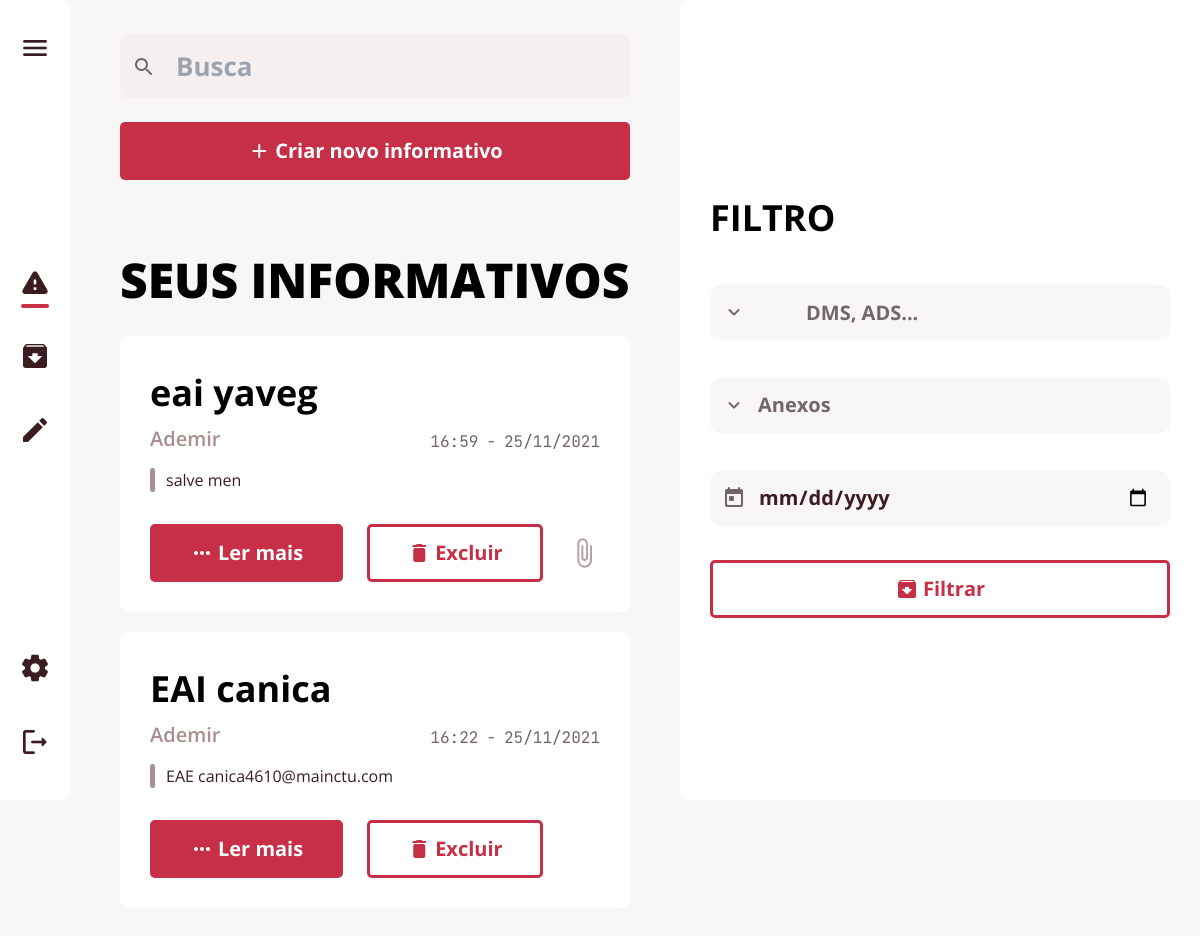
The app's page /editar (signed in), older data.
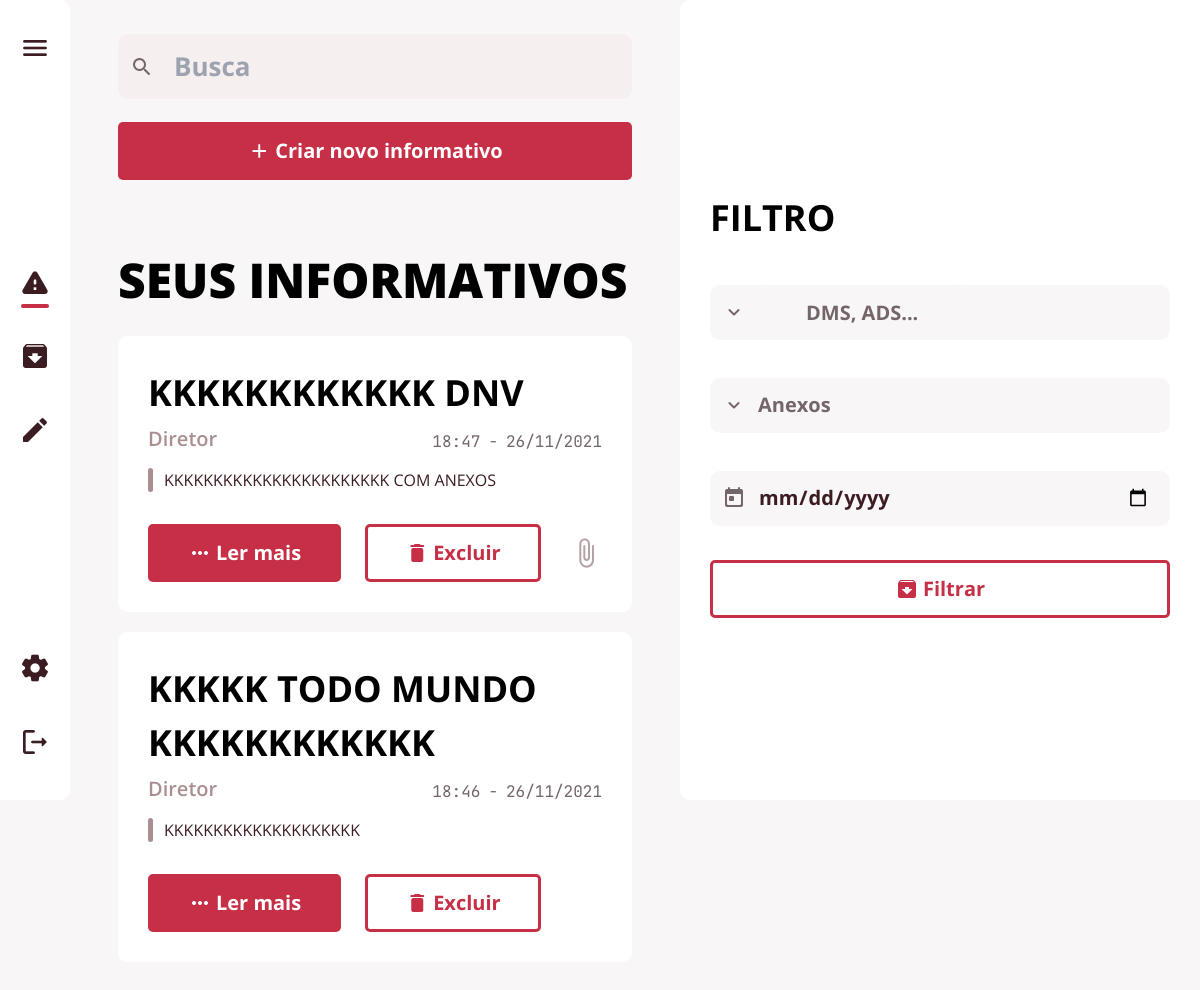
The same page, newer data.
### app/database/models.py (models this page shows, shortened)
class Postagem(db.Model):
    __tablename__ = "postagem"
    id = db.Column(db.Integer, primary_key=True, autoincrement=True)
    titulo = db.Column(db.String(150), nullable=False)
    texto = db.Column(db.String(150), nullable=False)
    data = db.Column(db.DateTime, default=datetime.now)
    image = db.Column(db.String(150), default="sem imagem")
    mimetype = db.Column(db.Text)
    postagem_arquivada = db.relationship('Arquivadas')
    user_id = db.Column(db.Integer, db.ForeignKey('user.id'))
    destinatario = db.relationship('Papel',
                                   secondary=postagem_papel_tabela,
                                   back_populates='postagem')
    curso = db.relationship('Curso',
                            secondary=postagem_curso_tabela,
                            back_populates='postagem')

class Papel(db.Model):
    __tablename__ = "papel"
    id = db.Column(db.Integer, primary_key=True, autoincrement=True)
    nome = db.Column(db.String(150), unique=True, nullable=False)
    pode_editar = db.Column(db.Boolean, default=0)
    admin = db.Column(db.Boolean, default=0)
    postagem = db.relationship('Postagem',
                               secondary=postagem_papel_tabela,
                               back_populates='destinatario')
    user = db.relationship('User',
                           secondary=user_papel_tabela,
                           back_populates='papeis')
    def __repr__(self):
        return self.nome

### app/view.py (the view, shortened to what this page needs)
@ routes.route('/editar', methods=['POST', 'GET'])
@ login_required
def edit():
    form = SelectForm()
    filtro = FiltroForm()
    papel = db.session.query(Papel.nome).all()
    user_papel = tupleToString(db.session.query(Papel).join(
        Papel.user).filter(User.id == user.id).filter(Papel.nome != 'Funcionario').all())
    if not user_edit():
        return redirect(url_for('view.inicio'))
    post = db.session.query(Postagem).filter(
        Postagem.user_id == user.id).order_by(Postagem.data.desc())
    posts = db.session.query(Postagem).filter(
        Postagem.user_id == user.id).order_by(Postagem.data.desc()).all()
    filtro_data = request.form.get("data")
    filtro_papel = filtro.filtro_papel.data
    filtro_curso = filtro.filtro_curso.data
    filtro_anexo = request.form.get("anexos")
    busca = request.form.get("busca")
    if busca:
        busca = f"%{busca}%"
        post = post.filter(Postagem.titulo.like(busca))
    if filtro_data:
        filtro_data = f"%{filtro_data}%"
        post = post.filter(Postagem.data.like(filtro_data))
    if filtro_papel:
        filtro_papel = list(map(int, filtro_papel))
        papel_userid = tupleToList(db.session.query(User.id).join(
            Papel.user).filter(Papel.id.in_(filtro_papel)).all())
        print('oi')
        post = post.filter(Postagem.user_id.in_(papel_userid))
    if filtro_curso:
        filtro_curso = list(map(int, filtro_curso))
        post = post.filter(Curso.id.in_(filtro_curso))
    if filtro_anexo == '1':
        post = post.filter(Postagem.image != '')
    if filtro_anexo == '2':
        post = post.filter(Postagem.image == '')
    posts = post.all()
    return render_template('editar.html', posts=posts, user=user, user_papel=user_papel, papel=papel, user_edit=user_edit(), filtro=filtro, form=form)

### app/formulario/registerForm.py
class SelectForm(FlaskForm):
    papel = ChosenSelectMultipleField("Enviar para", choices=[])
    curso = ChosenSelectMultipleField("Para o curso", choices=[])
    def __init__(self, *args, **kwargs):
        super().__init__(*args, **kwargs)
        self.papel.choices = [(papel.id, papel.nome)
                              for papel in Papel.query.filter(Papel.nome != 'Funcionario').all()]
        self.curso.choices = [(curso.id, curso.nome_curso)
                              for curso in Curso.query.all()]

class FiltroForm(FlaskForm):
    filtro_papel = ChosenSelectMultipleField("Enviar para", choices=[])
    filtro_curso = ChosenSelectMultipleField("Para o curso", choices=[])
    def __init__(self, *args, **kwargs):
        super().__init__(*args, **kwargs)
        self.filtro_papel.choices = [(papel.id, papel.nome)
                                     for papel in Papel.query.join(Papel.user).filter(Papel.nome != 'Funcionario').all()]
        self.filtro_curso.choices = [(curso.id, curso.nome_curso)
                                     for curso in Curso.query.join(Curso.user).filter(User.id != current_user.id).all()]

### app/controller.py (called while the page is built)
def tupleToList(tupla):
    return [id for id, in tupla]

### app/templates/editar.html (shortened to what this page needs)
{% extends 'base.html' %}
{% block head %}
<link rel="stylesheet" href="{{url_for('static', filename='style/editar.css')}}">
{% endblock %}
{% block btn_criar %}
<div class="create-btn-box">
    <button class="btn btn-full btn-popup" id="btnpop">
        <span class="material-icons-round">add</span>
        <p>Criar novo informativo</p>
    </button>
</div>
{% endblock %}
{% block main_text %}SEUS INFORMATIVOS{% endblock %}
{% block main %}
{% for post in posts %}
<div class="card-box">
    <h2 class="title-text">{{ post.titulo }}</h2>
    <div class="text-title-area">
        <h3 class="sender-papel">{{ user_papel }}</h3>
        <div class="send-date">
            <p class="hour">{{ post.data.strftime('%H:%M') }}</p>
            <p class="date">{{ post.data.strftime('%d/%m/%Y') }}</p>
        </div>
    </div>
    <div class="text-area text-area--short">
        <p>{{ post.texto }}</p>
    </div>
    <div class="bottom-buttons">
        <button class="F-btn btn btn-full" onClick="abrirPopup({{ post.id }})">
            <span class="material-icons-round">more_horiz</span>
            <p>Ler mais</p>
        </button>
        <button class="F-btn btn btn-empty" onClick="deletarPost({{ post.id }})">
            <span class="material-icons-round">delete</span>
            <p>Excluir</p>
        </button>
        {% if post.image %}
        <span class="material-icons-round card-icon">
        </span>
        {% endif %}
    </div>
</div>
{% endfor %}
{% endblock %}

Row changes from the older to the newer data that the page shows:
no longer on this page (row edited): Papel: nome "Ademir"
changed Postagem: titulo "eai yaveg" → "KKKKKKKKKKKK DNV"; data "16:59" → "18:47"; data "25/11/2021" → "26/11/2021"; texto "salve men" → "KKKKKKKKKKKKKKKKKKKKKKK COM ANEXOS"
now on this page (row edited): Papel: nome "Diretor"
changed Postagem: titulo "EAI canica" → "KKKKK TODO MUNDO KKKKKKKKKKKK"; data "16:22" → "18:46"; data "25/11/2021" → "26/11/2021"; texto "EAE canica4610@mainctu.com" → "KKKKKKKKKKKKKKKKKKKK"
